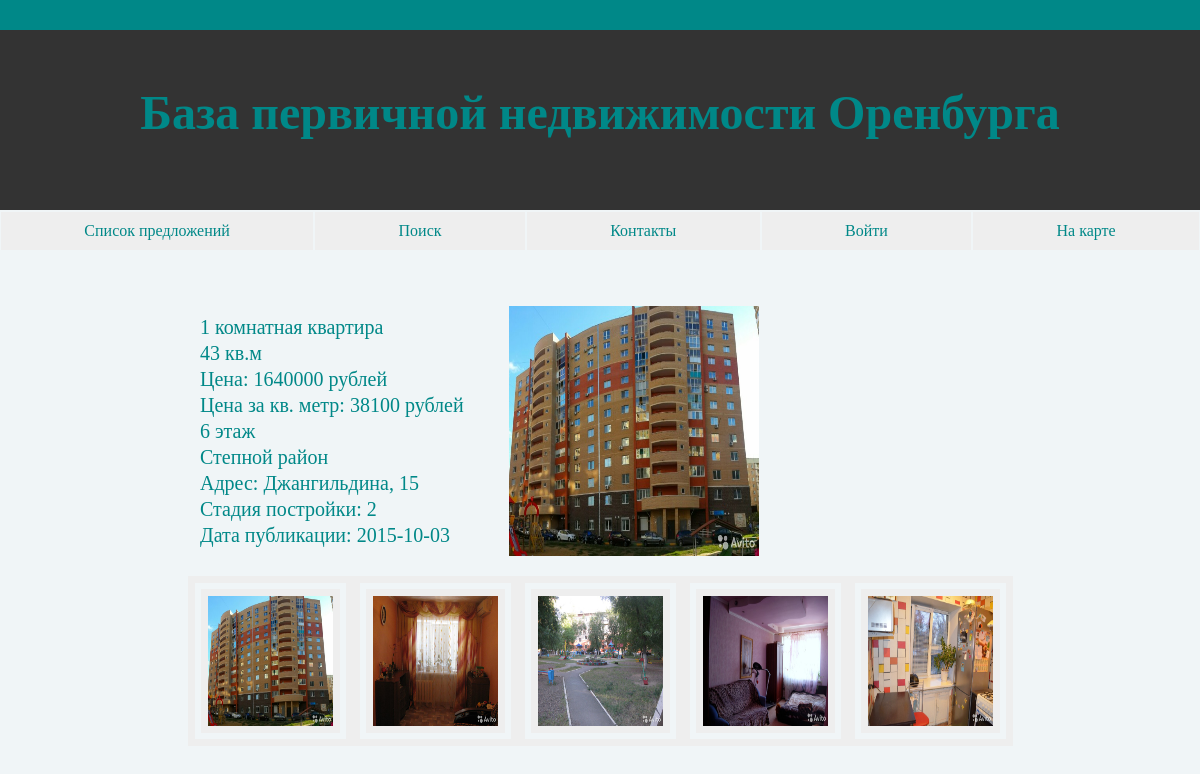
Page /Offer.php?id=5 on the committed database.
### tables this page shows
CREATE TABLE `Supply` (
  `id` int(11) NOT NULL DEFAULT '0',
  `price` int(11) DEFAULT NULL,
  `area` int(11) DEFAULT NULL,
  `metercost` int(11) DEFAULT NULL,
  `rooms` int(11) DEFAULT NULL,
  `storey` int(11) DEFAULT NULL,
  `stage` text,
  `iddistrict` int(11) DEFAULT NULL,
  `date` date DEFAULT NULL,
  `address` text,
  PRIMARY KEY (`id`),
  KEY `iddistrict` (`iddistrict`),
  CONSTRAINT `Supply_ibfk_1` FOREIGN KEY (`iddistrict`) REFERENCES `District` (`iddistrict`)
);

CREATE TABLE `District` (
  `iddistrict` int(11) NOT NULL DEFAULT '0',
  `district` text,
  PRIMARY KEY (`iddistrict`)
);

### Public/Offer.php (the view, shortened to what this page needs)
<!DOCTYPE html>
<html lang="en">
<head>
</head>
<body>
<?php
    include '../config.php';
    include "Header.php";
    $idflat=$_GET['id'];
    function OfferFromBase($dbhost, $dbuser, $dbpassword, $dbname, $idflat)
    {
    $dbcon = new mysqli($dbhost, $dbuser, $dbpassword, $dbname);
    $dbcon->set_charset("utf8");
    $result = $dbcon->query("SELECT * FROM Supply inner join District on Supply.iddistrict = District.iddistrict WHERE id=$idflat");
    while ($row = $result->fetch_assoc()) {
    $area=$row['area'];
    $price=$row['price'];
    $metercost=$row['metercost'];
    $date=$row['date'];
    $storey=$row['storey'];
    $rooms=$row['rooms'];
    $stage=$row['stage'];
    $district=$row['district'];
    $address=$row['address'];
    echo "<br><br><br>";
    echo "<div class='offer-block'>
          <div class='inner-list' style='font-size:20px'>$rooms комнатная квартира<br>$area кв.м <br>Ценa: $price рублей<br>Цена за кв. метр: $metercost рублей<br>$storey этаж<br>$district район <br>Адрес: $address<br>Стадия постройки: $stage<br>Дата публикации: $date<br></div>";?>
          <img class='bigpic' width='250' height='250' src='01.jpg'>
          <div id='map' style='width: 250px; height: 250px'></div>
          </div>
<?php    }
    }
    OfferFromBase($server, $username, $password, $db, $idflat);
    ?>
   <div class='pics-frame'>
    <img style="border: 20px double #eee;" width='125' height='130' src='01.jpg'>
    <img style="border: 20px double #eee;" width='125' height='130' src='02.jpg'>
    <img style="border: 20px double #eee;" width='125' height='130' src='03.jpg'>
    <img style="border: 20px double #eee;" width='125' height='130' src='04.jpg'>
    <img style="border: 20px double #eee;" width='125' height='130' src='05.jpg'>
    </div>
</body>

### Public/Main.css (style rules this page uses)
body { margin: 0 0 0 0; min-width: 800px; background-color: #f0f5f7; }
.inner-list { min-width: 250px; width: 40%; color:#088; line-height: 130%; font-family: DaxlinePro-Regular; font-weight: 300; font-size:18px; }
.offer-block { margin: 0 auto; margin-bottom: 20px; display: flex; justify-content: center; align-items: center; min-width: 800px; width: 50%; height: 250px; }
.pics-frame { margin:0 auto; display: flex; min-width: 700px; width: 50%; justify-content: center; }

### rows in the picture
supply: rooms "1", area "43", price "1640000", metercost "38100", storey "6", iddistrict.district "Степной", address "Джангильдина, 15", stage "2", date "2015-10-03"
